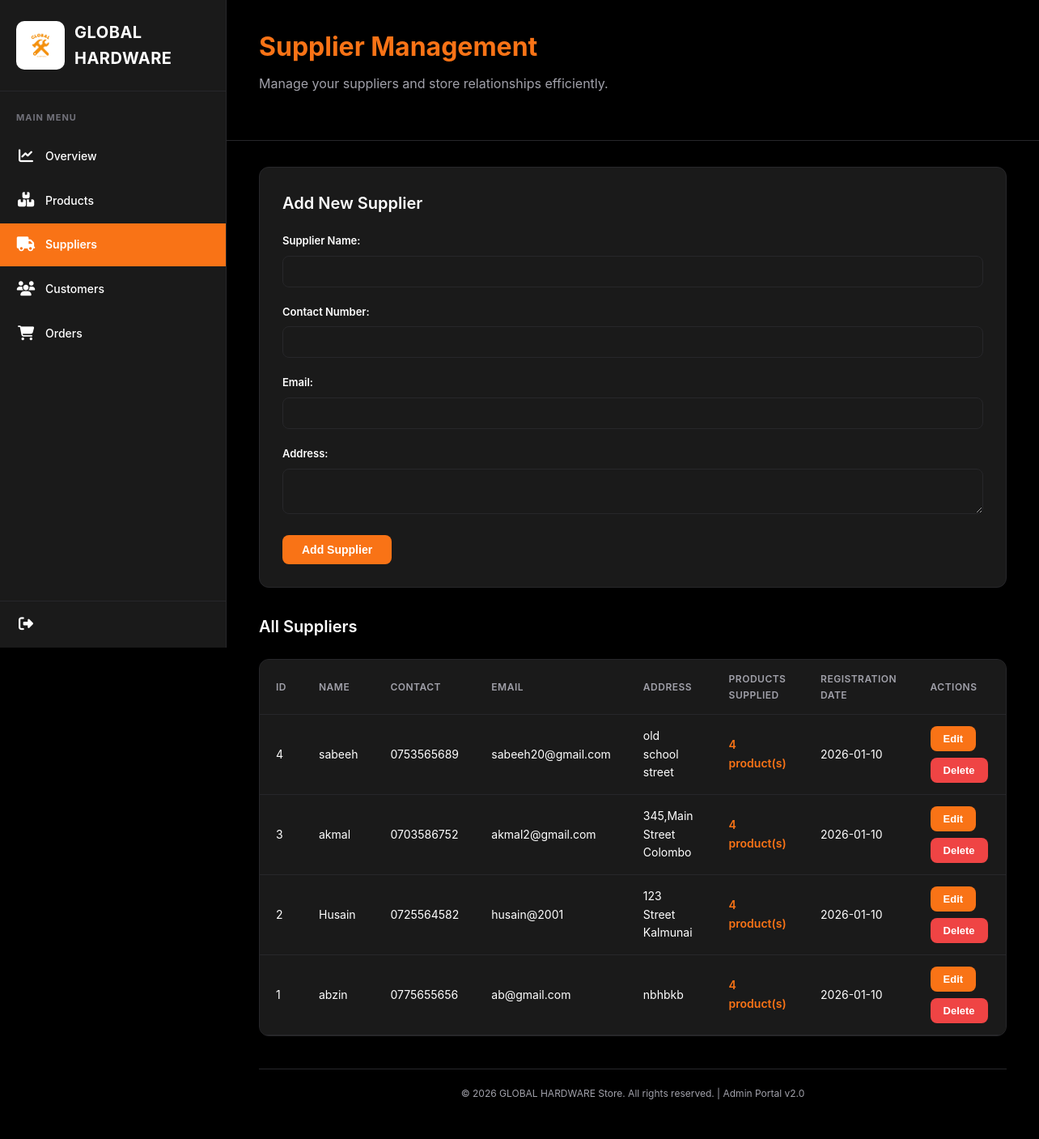
/admin/suppliers.php (signed in), run on the app's committed database.
### tables this page shows
CREATE TABLE `suppliers` (
  `supplier_id` int(11) NOT NULL,
  `name` varchar(100) NOT NULL,
  `contact` varchar(30) DEFAULT NULL,
  `email` varchar(100) NOT NULL,
  `address` varchar(255) DEFAULT NULL,
  `created_at` datetime DEFAULT current_timestamp()
);

### admin/suppliers.php (the view, shortened to what this page needs)
<?php
require_once '../config/db.php';
$suppliersStmt = $pdo->query("SELECT * FROM suppliers ORDER BY created_at DESC");
$suppliers = $suppliersStmt->fetchAll();
$supplierProducts = [];
foreach ($suppliers as $supplier) {
    $countStmt = $pdo->prepare("SELECT COUNT(*) as count FROM product_supplier WHERE supplier_id = ?");
    $countStmt->execute([$supplier['supplier_id']]);
    $result = $countStmt->fetch();
    $supplierProducts[$supplier['supplier_id']] = $result['count'];
}
?>
<!DOCTYPE html>
<html>
<head>
    <link rel="stylesheet" href="https://cdnjs.cloudflare.com/ajax/libs/font-awesome/6.4.0/css/all.min.css">
</head>
<body>
    <aside class="sidebar">
        <div class="sidebar-header">
            <img src="../Images/GLOBAL.png" alt="Global Hardware Logo" class="sidebar-logo-img">
            <span class="sidebar-logo-text">GLOBAL HARDWARE</span>
        </div>
        <nav class="nav-menu">
            <div class="menu-section">
                <div class="menu-section-title">Main Menu</div>
                <a href="dashboard.php" class="nav-item">
                    <span class="nav-icon"><i class="fas fa-chart-line"></i></span>
                    <span>Overview</span>
                </a>
                <a href="products.php" class="nav-item">
                    <span class="nav-icon"><i class="fas fa-boxes"></i></span>
                    <span>Products</span>
                </a>
                <a href="suppliers.php" class="nav-item active">
                    <span class="nav-icon"><i class="fas fa-truck"></i></span>
                    <span>Suppliers</span>
                </a>
                <a href="customers.php" class="nav-item">
                    <span class="nav-icon"><i class="fas fa-users"></i></span>
                    <span>Customers</span>
                </a>
                <a href="orders.php" class="nav-item">
                    <span class="nav-icon"><i class="fas fa-shopping-cart"></i></span>
                    <span>Orders</span>
                </a>
            </div>
        </nav>
        <div class="sidebar-logout">
            <a href="logout.php" class="nav-item">
                <span class="nav-icon"><i class="fas fa-sign-out-alt"></i></span>
            </a>
        </div>
    </aside>
    <main class="main-content">
        <header class="top-header">
            <div class="header-greeting">
                <div class="greeting-text">Supplier Management</div>
                <div class="greeting-subtitle">Manage your suppliers and store relationships efficiently.</div>
            </div>
        </header>
        <div class="container">
        <div class="form-section">
            <h2>Add New Supplier</h2>
            <form action="supplier_process.php" method="POST">
                <div class="form-group">
                    <label>Supplier Name:</label>
                    <input type="text" name="name" required>
                </div>
                <div class="form-group">
                    <label>Contact Number:</label>
                    <input type="text" name="contact">
                </div>
                <div class="form-group">
                    <label>Email:</label>
                    <input type="email" name="email" required>
                </div>
                <div class="form-group">
                    <label>Address:</label>
                    <textarea name="address" rows="2"></textarea>
                </div>
                <button type="submit">Add Supplier</button>
            </form>
        </div>
        <h2>All Suppliers</h2>
        <div class="table-container">
            <table>
                <thead>
                    <tr>
            <tr>
                <th>ID</th>
                <th>Name</th>
                <th>Contact</th>
                <th>Email</th>
                <th>Address</th>
                <th>Products Supplied</th>
                <th>Registration Date</th>
                <th>Actions</th>
            </tr>
            <?php foreach($suppliers as $supplier): ?>
            <tr>
                <td><?= $supplier['supplier_id'] ?></td>
                <td><?= htmlspecialchars($supplier['name']) ?></td>
                <td><?= htmlspecialchars($supplier['contact'] ?? 'N/A') ?></td>
                <td><?= htmlspecialchars($supplier['email']) ?></td>
                <td><?= htmlspecialchars($supplier['address'] ?? 'N/A') ?></td>
                <td>
                    <a href="supplier_products.php?id=<?= $supplier['supplier_id'] ?>" class="view-products">
                        <?= $supplierProducts[$supplier['supplier_id']] ?? 0 ?> product(s)
                    </a>
                </td>
                <td><?= date('Y-m-d', strtotime($supplier['created_at'])) ?></td>
                <td>
                    <div class="action-buttons">
                        <a href="supplier_edit.php?id=<?= $supplier['supplier_id'] ?>"><button>Edit</button></a>
                        <form action="supplier_process.php" method="POST" style="display:inline;" onsubmit="return confirm('Are you sure you want to delete this supplier?');">
                            <button type="submit" class="danger">Delete</button>
                        </form>
                    </div>
                </td>
            </tr>
            <?php endforeach; ?>
        </table>
        </div>
        <div style="text-align: center; padding: 20px; border-top: 1px solid var(--border-color); margin-top: 40px; color: var(--text-secondary); font-size: 12px;">
            <p>&copy; <?= date('Y') ?> GLOBAL HARDWARE Store. All rights reserved. | Admin Portal v2.0</p>
        </div>
    </div>
</body>
</html>

### admin/suppliers.php (style rules this page uses)
* { margin: 0; padding: 0; box-sizing: border-box; }
:root { --sidebar-bg: #1a1a1a; --main-bg: #000000; --card-bg: #1a1a1a; --orange: #f97316; --orange-dark: #ea580c; --text-primary: #ffffff; --text-secondary: #a1a1aa; --text-muted: #71717a; --border-color: #27272a; --hover-bg: #27272a; --danger-color: #ef4444; --success-color: #10b981; }
html { font-size: 16px; -webkit-text-size-adjust: 100%; -moz-text-size-adjust: 100%; text-size-adjust: 100%; }
body { font-family: 'Inter', -apple-system, BlinkMacSystemFont, 'Segoe UI', Roboto, sans-serif; background: var(--main-bg); color: var(--text-primary); line-height: 1.6; font-size: 14px; display: flex; min-height: 100vh; overflow-x: hidden; width: 100%; margin: 0; padding: 0; }
.sidebar { width: 280px; background: var(--sidebar-bg); height: 100vh; position: fixed; left: 0; top: 0; display: flex; flex-direction: column; z-index: 1000; border-right: 1px solid var(--border-color); }
.sidebar-header { padding: 24px 20px; border-bottom: 1px solid var(--border-color); display: flex; align-items: center; gap: 12px; }
.sidebar-logo-img { width: 60px; height: 60px; border-radius: 10px; object-fit: cover; flex-shrink: 0; transition: all 0.2s; background: transparent; }
.sidebar-logo-text { font-size: 20px; font-weight: 700; color: var(--text-primary); letter-spacing: 0.5px; }
.nav-menu { flex: 1; padding: 24px 0; overflow-y: auto; }
.menu-section { margin-bottom: 32px; }
.menu-section-title { font-size: 11px; font-weight: 700; color: var(--text-muted); text-transform: uppercase; letter-spacing: 1px; padding: 0 20px; margin-bottom: 12px; }
.nav-item { display: flex; align-items: center; gap: 12px; padding: 12px 20px; color: var(--text-primary); text-decoration: none; font-size: 14px; font-weight: 500; transition: all 0.2s; margin: 2px 0; }
.nav-item.active { background: var(--orange); color: var(--text-primary); font-weight: 600; }
.nav-icon { font-size: 18px; width: 24px; text-align: center; }
.sidebar-logout { padding: 0; border-top: 1px solid var(--border-color); }
.main-content { margin-left: 280px; flex: 1; display: flex; flex-direction: column; min-height: 100vh; background: var(--main-bg); }
.top-header { background: var(--main-bg); padding: 32px 40px; border-bottom: 1px solid var(--border-color); position: sticky; top: 0; z-index: 100; }
.header-greeting { margin-bottom: 24px; }
.greeting-text { font-size: 32px; font-weight: 700; color: var(--orange); margin-bottom: 8px; }
.greeting-subtitle { font-size: 16px; color: var(--text-secondary); font-weight: 400; }
.container { flex: 1; padding: 32px 40px; max-width: 1600px; width: 100%; margin: 0 auto; }
h2 { font-size: 20px; font-weight: 600; color: var(--text-primary); margin-bottom: 20px; }
.form-section { background: var(--card-bg); border: 1px solid var(--border-color); border-radius: 12px; padding: 28px; margin-bottom: 32px; }
.form-group { margin-bottom: 20px; }
label { display: block; margin-bottom: 8px; font-weight: 600; color: var(--text-primary); font-size: 13px; }
input, select, textarea { width: 100%; padding: 10px 14px; border: 1px solid var(--border-color); border-radius: 8px; box-sizing: border-box; font-size: 14px; transition: all 0.2s; font-family: inherit; background: var(--card-bg); color: var(--text-primary); }
button, .btn { padding: 10px 24px; background: var(--orange); color: white; border: none; border-radius: 8px; cursor: pointer; font-weight: 600; font-size: 14px; transition: all 0.2s; display: inline-flex; align-items: center; justify-content: center; gap: 8px; }
button.danger, .btn.danger { background: var(--danger-color); }
.action-buttons { display: flex; gap: 8px; flex-wrap: wrap; }
.action-buttons button { padding: 8px 16px; font-size: 13px; }
.table-container { background: var(--card-bg); border: 1px solid var(--border-color); border-radius: 12px; overflow: hidden; margin-top: 24px; }
table { width: 100%; border-collapse: collapse; }
thead { background: var(--card-bg); }
th { padding: 14px 20px; text-align: left; font-weight: 600; font-size: 12px; color: var(--text-secondary); text-transform: uppercase; letter-spacing: 0.5px; border-bottom: 1px solid var(--border-color); }
td { padding: 14px 20px; border-bottom: 1px solid var(--border-color); color: var(--text-primary); font-size: 14px; }
.view-products { color: var(--orange); text-decoration: none; font-size: 14px; font-weight: 600; transition: all 0.2s; }

### data on the page
suppliers: supplier_id "4", name "sabeeh", contact "0753565689", email "sabeeh20@gmail.com", address "old school street", created_at "2026-01-10"
suppliers: supplier_id "3", name "akmal", contact "0703586752", email "akmal2@gmail.com", address "345,Main Street Colombo", supplier_id "4", created_at "2026-01-10"
suppliers: supplier_id "2", name "Husain", contact "0725564582", email "husain@2001", address "123 Street Kalmunai", supplier_id "4", created_at "2026-01-10"
suppliers: supplier_id "1", name "abzin", contact "0775655656", email "ab@gmail.com", address "nbhbkb", supplier_id "4", created_at "2026-01-10"
